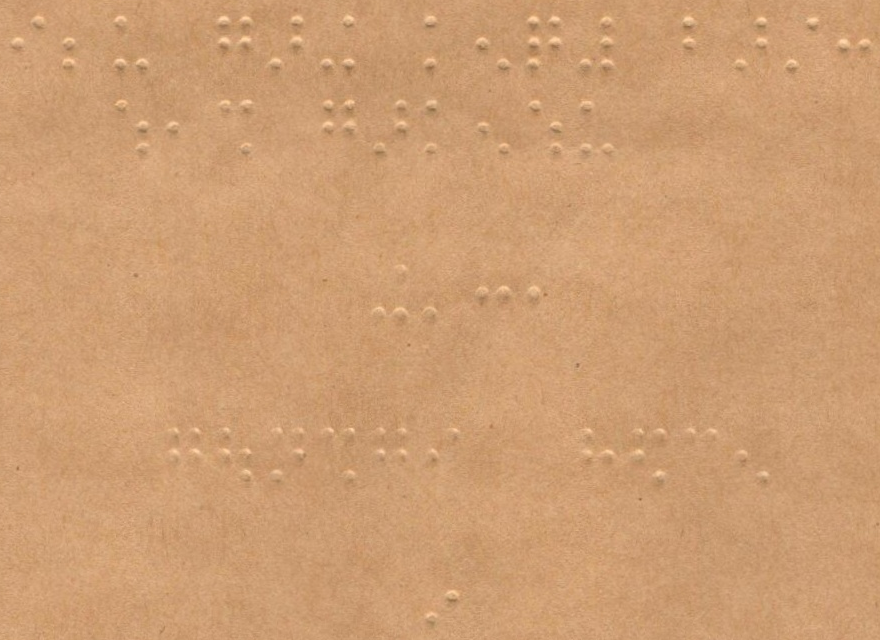
#> input picture pictures/image.png, 880 x 640 px; its folder holds 4 pictures in this run
$ jupyter execute --allow-errors binarization.ipynb
#> lines starting #> are read from the running program, lines starting #| are printed output that depends on the picture; after the words box and inside, x2 and y2 are one past the last pixel; in counts of white or black regions, pixels touching at a corner belong together
[cell 1]
import numpy as np
import cv2 as cv
from matplotlib import pyplot as plt


# cv.namedWindow("img", cv.WINDOW_NORMAL)

# all reusable methodes

def show(img):
    cv.imshow("img", img)
    cv.waitKey(0)
    cv.destroyAllWindows()

def readShow(img):
#> called with img = 'image'
    image_path = path(img)
    image = cv.imread(image_path)
#> image is the input picture: shape (640, 880, 3); mean B, G, R 115.1, 157.6, 205.5
    show(image)
    return image

def writeShow(img, name):
    image_path = path(name)
    cv.imwrite(image_path, img)
    show(img)

def path(name):
    return "./pictures/{}.png".format(name)


# [13 lines left out: function neighbor, not called in this run]


# all reusalbe variables

img = readShow("image")

gray_img = cv.cvtColor(img, cv.COLOR_BGR2GRAY)
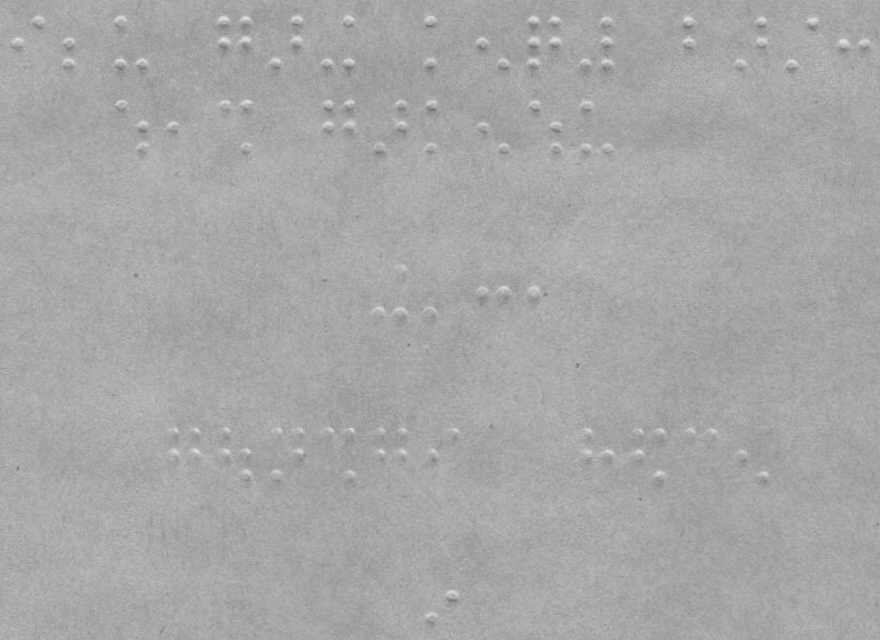
#> gray_img: shape (640, 880); min 111, max 222, mean 167.1

[cell 2]
# writeShow(gray_img, "gray_img")

[cell 3]
# [31 lines left out: function better_mean_c, not called in this run]

# better_mean_c(gray_img, 3)
# cv.imwrite(path("test"), better_mean_c(gray_img, 5))

[cell 4]
import enum
import math

class Threshold(enum.Enum):
    def default(subImg=[]):
        # [5 lines of commented-out code are left out]
        return 127

    # [26 lines left out: functions niBlack, sauvola, brenser, nick, wolf, not called in this run]


def adaptiveThreshold(im, sizeI=4, sizeJ=4, k=1.0, type=Threshold.default):
#> called with sizeI = 25, sizeJ = 25, k = 0.5
    img = im.copy()

    s1 = img.shape[0]
#> s1 = 640
    s2 = img.shape[1]
#> s2 = 880

    sizeI = int(sizeI/2)
    sizeJ = int(sizeJ/2)

    if(sizeI <= 0):
        sizeI = 1

    if(sizeJ <= 0):
        sizeJ = 1

    if (type == Threshold.wolf):
        R = -1
        M = im[0, 0]
        for i in range(0, s1):
            for j in range(0, s2):

                posI1 = i-sizeI
                posI2 = i+sizeI

                posJ1 = j-sizeJ
                posJ2 = j+sizeJ

                if(posI1 < 0):
                    posI1 = 0

                if(posI2 >= s1):
                    posI2 = s1 - 1

                if(posJ1 < 0):
                    posJ1 = 0

                if(posJ2 >= s2):
                    posJ2 = s2 - 1

                subImg = im[posI1:posI2, posJ1:posJ2]
                std = np.std(subImg)
                if (std > R):
                    R = std
                if (im[i, j] < M):
                    M = im[i, j]


    for i in range(0, s1):
        for j in range(0, s2):

            posI1 = i-sizeI
            posI2 = i+sizeI

            posJ1 = j-sizeJ
            posJ2 = j+sizeJ

            if(posI1 < 0):
                posI1 = 0

            if(posI2 >= s1):
                posI2 = s1 - 1

            if(posJ1 < 0):
                posJ1 = 0

            if(posJ2 >= s2):
                posJ2 = s2 - 1

            subImg = im[posI1:posI2, posJ1:posJ2]

            if (type == Threshold.wolf):
                img[i, j] = type(subImg, R, M)
            else:
                img[i, j] = type(subImg)
#> img: shape (640, 880); every value is 127

    t = img

    final_img = im.copy()
    final_img[final_img <= t] = 0
#> final_img: shape (640, 880); 0.04% of pixels changed, all inside (x1, y1, x2, y2) = (17, 24, 846, 602)
    final_img[final_img > t] = 255
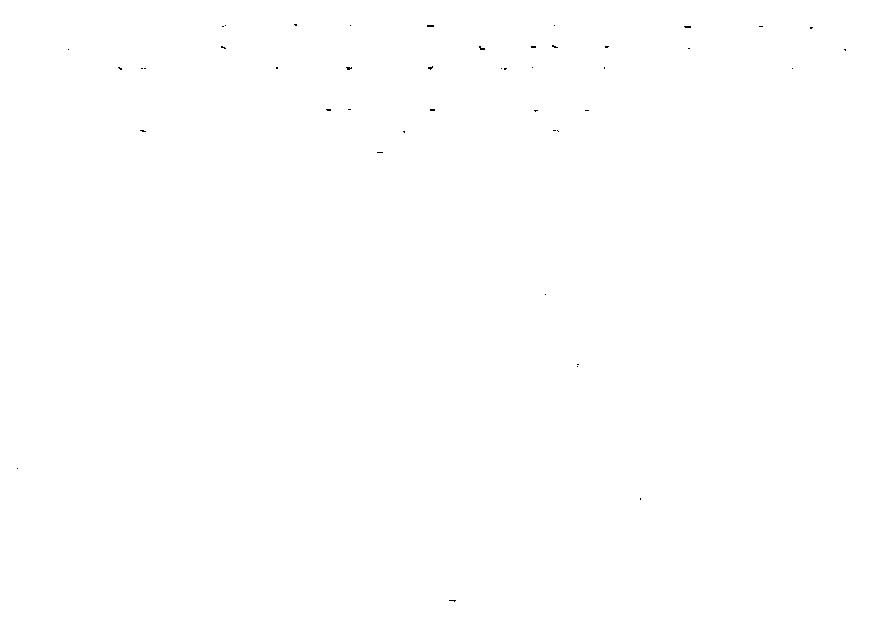
#> final_img: shape (640, 880); 100% white; black in thin lines or dots, all inside (x1, y1, x2, y2) = (17, 24, 846, 602)

    final_img[:, 0:9] = 0
    final_img[:, -9:] = 0
    final_img[0:9, :] = 0
    final_img[-9:, :] = 0
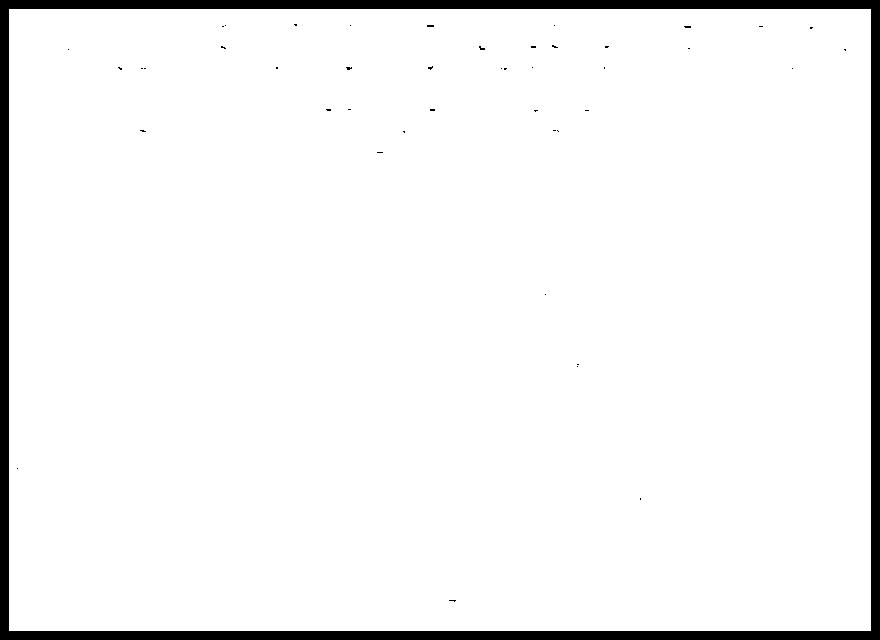
#> final_img: shape (640, 880); 95.2% white; 45 black regions (44 under 20 px), largest, box (x1, y1, x2, y2) and area: (0, 0, 880, 640) 27036
#> `blured = cv.medianBlur(result, 3)`: blured: shape (640, 880); 95.2% white; 17 black regions (16 under 20 px), largest, box (x1, y1, x2, y2) and area: (0, 0, 880, 640) 27040

    return final_img

[cell 5]
def dilation(im, box_size):
#> called with box_size = 3
    filter = np.ones((box_size, box_size))
    S = im.shape
#> S = (640, 880)
    F = filter.shape
    image = im / 255
    padded_img = np.pad(image, 1, "symmetric")
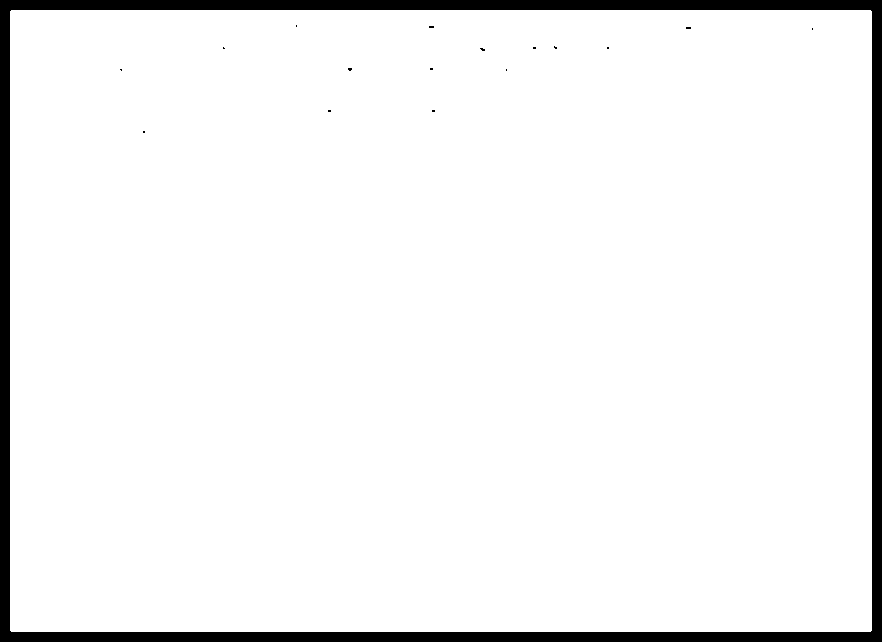
#> padded_img: shape (642, 882) float64; values 0 (black) and 1 (white), 94.7% white; 17 black regions (16 under 20 px), largest, box (x1, y1, x2, y2) and area: (0, 0, 882, 642) 30084

    for i in range(S[0]):
        for j in range(S[1]):
            k = padded_img[i: i+F[0], j: j+F[1]]
            result = (k==filter)
            final = np.all(result == True)
            if final:
                image[i, j]  = 255
            else:
                image[i, j] = 0
#> image: shape (640, 880) float64; 94.6% white; 17 black regions (7 under 20 px), largest, box (x1, y1, x2, y2) and area: (0, 0, 880, 640) 30004, (478, 46, 485, 51) 30, (427, 24, 434, 28) 28
    return image

[cell 6]
result = adaptiveThreshold(gray_img, 25, 25, 0.5, Threshold.default)
# writeShow(result, "multi")

[cell 7]
blured = cv.medianBlur(result, 3)
# writeShow(blured, "blured_mutli")

[cell 8]
final = dilation(blured, 3)
# writeShow(final, "dil_sauvola")

[cell 9]
hist, bins = np.histogram(gray_img.ravel(), 256, [0, 256])
#> hist = 256 values, max 40350 at index 167, min 0 at index 0, mean 2200; bins = 257 values from 0 to 256

plt.plot(hist)
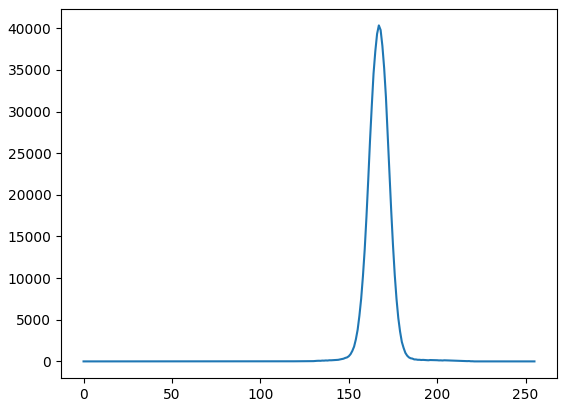
#> figure drawn by matplotlib, 1 panel; curve peaks at x = 167, y = 40350

[cell 10]
t = [140, 190]
def multi_thresh(img, t):
    im = img.copy()
    s = im.shape
#> s = (640, 880)
    a = t[0]
    b = t[1]
    for i in range(s[0]):
        for j in range(s[1]):
            if (im[i, j] < a or im[i, j] > b):
                im[i, j] = 0
            else:
                im[i, j] = 255
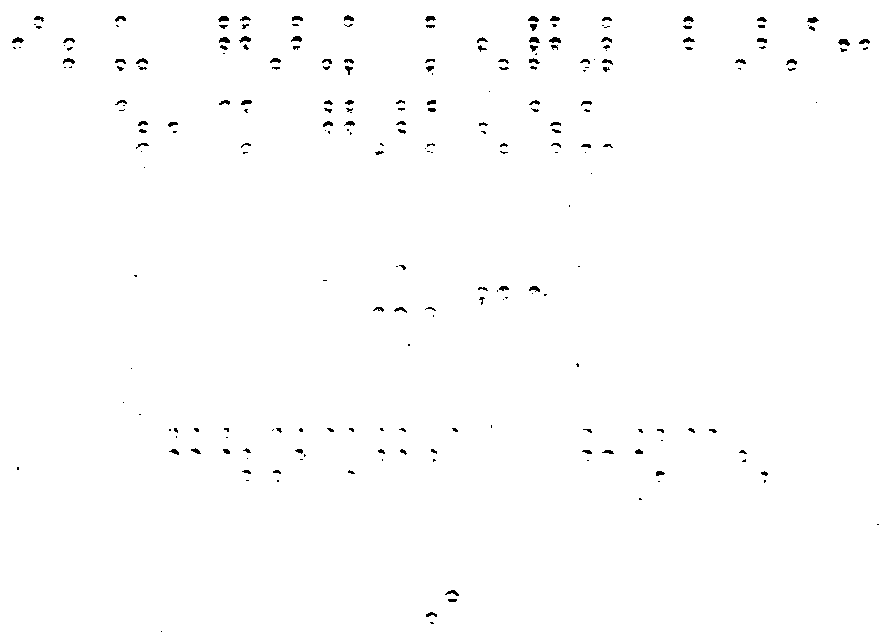
#> im: shape (640, 880); 99.2% white; 228 black regions (121 under 20 px), largest, box (x1, y1, x2, y2) and area: (838, 39, 850, 46) 56, (549, 37, 561, 43) 51, (219, 37, 230, 43) 49
    return im

im = multi_thresh(gray_img, t)

# show(im)
# writeShow(im, "multi")

#> (a cell that did not finish here is left out)

#> in dilation (call 2), `padded_img = np.pad(image, 1, "symmetric")`: padded_img: shape (642, 882) float64; values 0 (black) and 1 (white), 99.2% white; 228 black regions (121 under 20 px), largest, box (x1, y1, x2, y2) and area: (839, 40, 851, 47) 56, (550, 38, 562, 44) 51, (240, 37, 252, 44) 49
#> after the loop in dilation, `for i in range(S[0]):`:
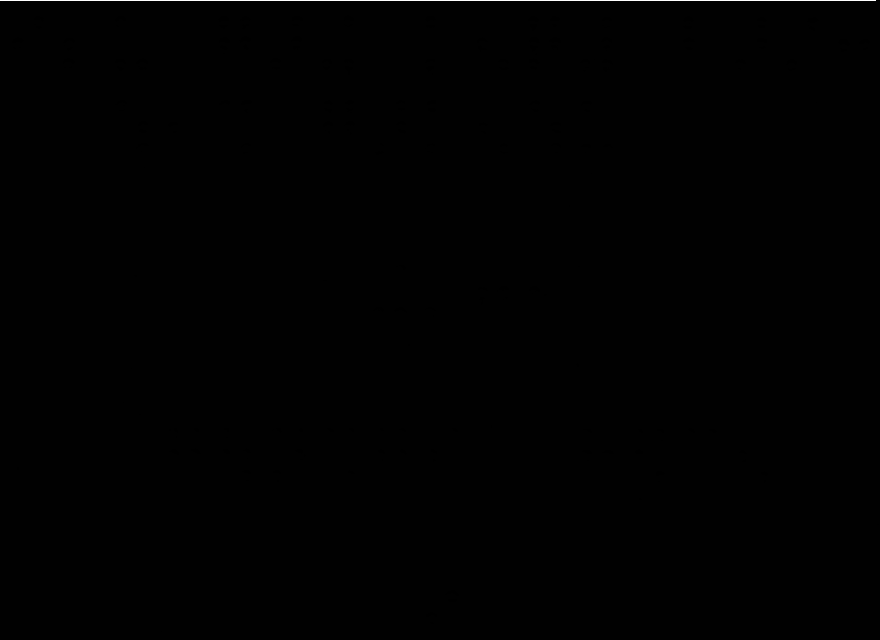
#> image: shape (640, 880) float64; min 0, max 255, mean 1.4
# final = dilation(im, 7)
# show(final1)
# writeShow(final1, "test3")

[cell 12]
img = gray_img
a = 0
b = 255
n = 2  # number of thresholds (better choose even value)
k = 0.7  # free variable to take any positive value
T = []  # list which will contain 'n' thresholds


# [14 lines left out: function multiThresh, not called in this run]


for i in range(int(n/2-1)):
    img = np.array(img)
    t1 = (img >= a)
    t2 = (img <= b)
    X = np.multiply(t1, t2)
    Y = np.multiply(img, X)
    mu = np.sum(Y)/np.sum(X)

    Z = Y - mu
    Z = np.multiply(Z, X)
    W = np.multiply(Z, Z)
    sigma = math.sqrt(np.sum(W)/np.sum(X))

    T1 = mu - k*sigma
    T2 = mu + k*sigma

    x, y = multiThresh(img, a, T1)
    w, z = multiThresh(img, T2, b)

    T.append(x)
    T.append(w)

    a = T1+1
    b = T2-1
    k = k*(i+1)
#> after the loop, T = []; k = 0.7

#> (the rest of this cell did not finish here and is left out)

[cell 13]
import matplotlib
import matplotlib.pyplot as plt
import numpy as np

from skimage import data
from skimage.filters import threshold_multiotsu


# thresholds = threshold_multiotsu(gray_img)
thresholds = [150, 180]

im = multi_thresh(gray_img, thresholds)
#> after the loop in multi_thresh (call 2), `for i in range(s[0]):`:
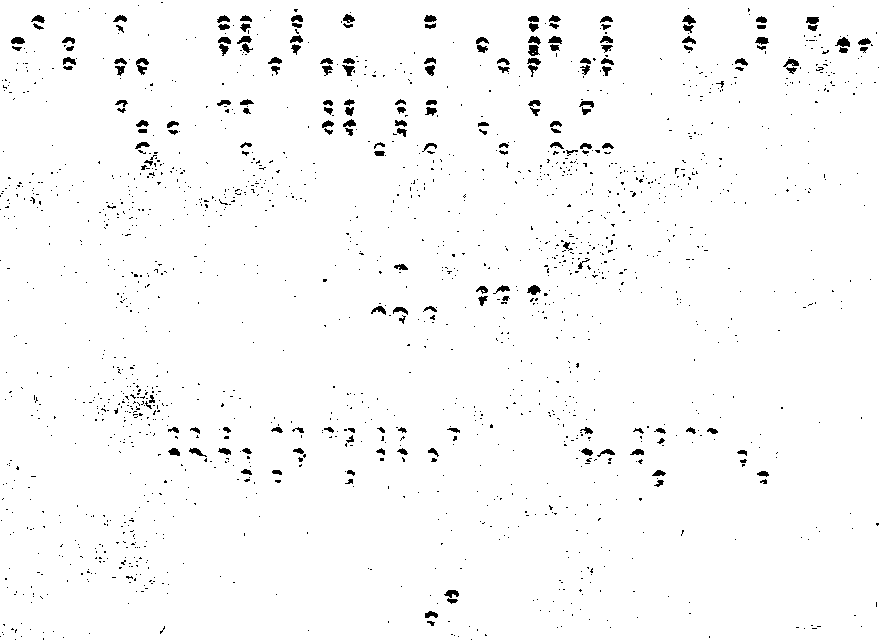
#> im: shape (640, 880); 97.8% white; 1722 black regions (1546 under 20 px), largest, box (x1, y1, x2, y2) and area: (136, 58, 149, 75) 115, (528, 45, 540, 56) 93, (835, 37, 850, 47) 92

writeShow(im, "manual_multi")

[cell 14]
blured = cv.GaussianBlur(im, (5, 5), 0)
show(blured)
# writeShow(blured, "blured_mutli")

[cell 15]
img = im


# Taking a matrix of size 5 as the kernel
kernel1 = np.ones((3, 3), np.uint8)
kernel2 = np.ones((7, 7), np.uint8)


# The first parameter is the origimorphologyExnal image,
# kernel is the matrix with which image is
# convolved and third parameter is the number
# of iterations, which will determine how much
# you want to erode/dilate a given image.
img_dilation = cv.dilate(img, kernel1, iterations=1)
#> img_dilation: shape (640, 880); 99.5% white; black in thin lines or dots
img_erosion = cv.erode(img_dilation, kernel2, iterations=1)
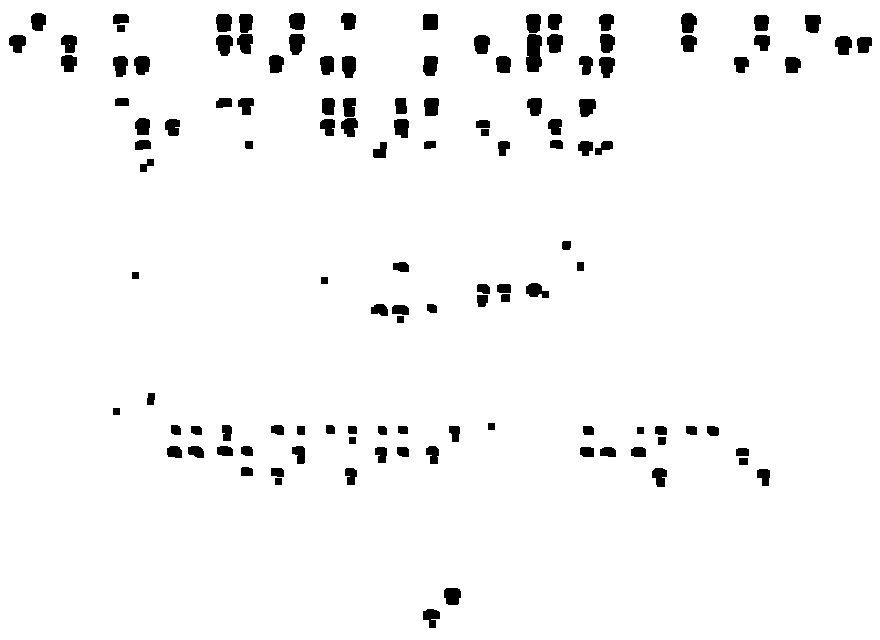
#> img_erosion: shape (640, 880); 96.5% white; 120 black regions, largest, box (x1, y1, x2, y2) and area: (526, 34, 542, 72) 522, (216, 35, 233, 56) 276, (289, 34, 305, 55) 267


show(img_erosion)
# show(img_dilation)
